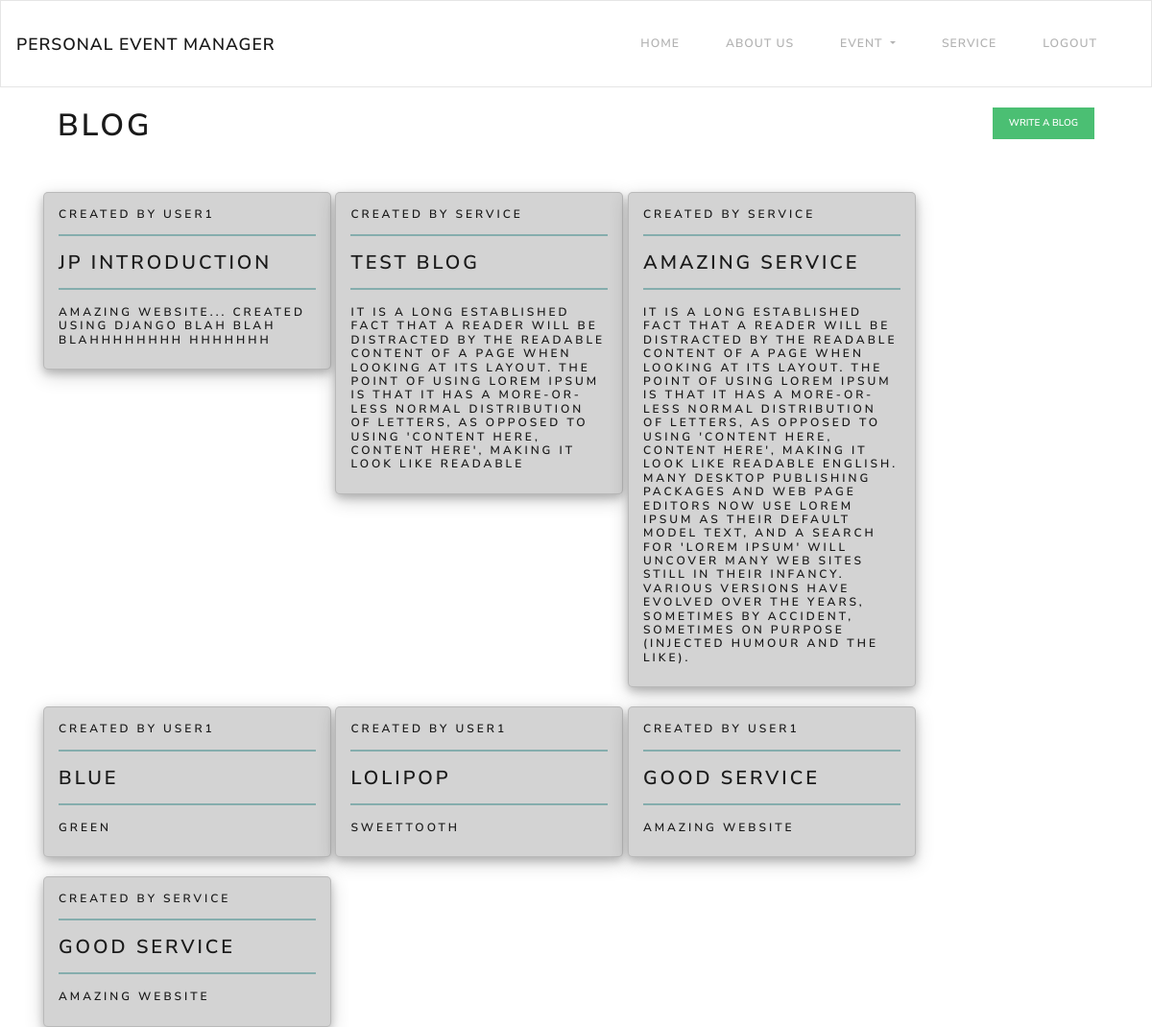
The app's page /blog/33/ (signed in) with its own data.
### event/models.py (models this page shows, shortened)
class MicroBlog(models.Model):
    user=models.ForeignKey(User,on_delete=models.CASCADE)
    blog_title=models.CharField(max_length=20)
    blog_content=models.TextField()

### event/views.py (the view)
# urls.py: 2. Add a URL to urlpatterns:  path('blog/', include('blog.urls'))
def blog(request,userid):
    if request.user.is_authenticated:
        user = request.user
        userdetail = user.userdetail
        blog = MicroBlog.objects.order_by('-id')
        return render(request,"blog.html", {"userinfo":user, "userdetail":userdetail , "blog":blog})
    else:
        return render(request,"login.html")

### event/templates/blog.html (shortened to what this page needs)
{% extends 'base.html' %}{% block body %}
<div class="container">
    <br>
    <div class="container" style="display: flex;justify-content: space-between">
        <h1>Blog</h1>
        <a href="/createblog/{{userinfo.id}}/"><button class="btn btn-sm btn-success">Write a Blog</button></a>
    </div>
    <br>
    {% for blogs in blog %}
    <div style="display: inline-flex; justify-content: space-between">
        <div class="card">
            <div class="cardtitle">
                <h6>Created by {{blogs.user}}</h6>
            </div>
            <hr>
            <div class="cardtitle">
                <h4> {{blogs.blog_title}}</h4>
            </div>
            <hr>
            <div class="cardcontent">
                <h6>{{blogs.blog_content}}</h6>
            </div>
        </div>
    </div>
    {% endfor %}
</div>
{% endblock %}

### event/templates/base.html (shortened to what this page needs)
<!DOCTYPE html>
<html lang="en">
<head>
    <link rel="stylesheet" href="https://bootswatch.com/4/lux/bootstrap.min.css">
</head>
<body>
    <nav class="navbar navbar-expand-lg navbar-light bg-light">
        {% if userinfo.is_authenticated %}
        <a class="navbar-brand" href="/home/{{userinfo.id}}/">Personal Event Manager</a>
        {% else %}
        <a class="navbar-brand" href="/login/">Personal Event Manager</a>
        {% endif %}
        <div class="collapse navbar-collapse" id="navbarNavAltMarkup">
            <div class="navbar-nav" style="margin-left: auto">
                {% if userinfo.is_authenticated %}
                <a class="nav-item nav-link" href="/home/{{userinfo.id}}/">Home</a>
                <a class="nav-item nav-link" href="/aboutus/{{userinfo.id}}/">About Us</a>
                <li class="nav-item dropdown">
                    <a class="nav-link dropdown-toggle" href="#" id="navbarDropdown" role="button"
                        data-toggle="dropdown" aria-haspopup="true" aria-expanded="false">
                        Event
                    </a>
                        {% endif %}
                </li>
                {% if user.is_authenticated %}
                <a class="nav-item nav-link" href="/account/{{userinfo.id}}/">{{userinfo.username}}</a>
                <a class="nav-item nav-link" href="/logout/">Logout</a>
                {% else %}
                <a class="nav-item nav-link" href="/login/">LogIn</a>
                <a class="nav-item nav-link" href="/signup/">SignUp</a>
                {% endif %}
            </div>
        </div>
    </nav>
    {% block body %}{% endblock %}
</body>
</html>

### event/templates/base.html (style rules this page uses)
hr { border: solid 0.2px #85adad; margin-top: 6px; }

### event/templates/blog.html (style rules this page uses)
.card { max-height: 100%; width: 300px; background: lightgrey; margin-top: 20px; border-radius: 5px; padding: 15px; box-shadow: 0 4px 8px 0 rgba(0, 0, 0, 0.2), 0 6px 20px 0 rgba(0, 0, 0, 0.19); }

### records on screen
MicroBlog: user "USER1", blog_title "JP INTRODUCTION", blog_content "AMAZING WEBSITE... CREATED USING DJANGO BLAH BLAH BLAHHHHHHHH HHHHHHH"
MicroBlog: user "SERVICE", blog_title "TEST BLOG", blog_content "IT IS A LONG ESTABLISHED FACT THAT A READER WILL BE DISTRACTED BY THE READABLE CONTENT OF A PAGE WHEN LOOKING AT ITS LAYOUT. THE POINT OF USING LOREM IPSUM IS THAT IT HAS A MORE-OR-LESS NORMAL DISTRIBUTION OF LETTERS, AS OPPOSED TO USING 'CONTENT HERE, CONTENT HERE', MAKING IT LOOK LIKE READABLE"
MicroBlog: user "SERVICE", blog_title "AMAZING SERVICE", blog_content "IT IS A LONG ESTABLISHED FACT THAT A READER WILL BE DISTRACTED BY THE READABLE CONTENT OF A PAGE WHEN LOOKING AT ITS LAYOUT. THE POINT OF USING LOREM IPSUM IS THAT IT HAS A MORE-OR-LESS NORMAL DISTRIBUTION OF LETTERS, AS OPPOSED TO USING 'CONTENT HERE, CONTENT HERE', MAKING IT LOOK LIKE READABLE ENGLISH. MANY DESKTOP PUBLISHING PACKAGES AND WEB PAGE EDITORS NOW USE LOREM IPSUM AS THEIR DEFAULT MODEL TEXT, AND A SEARCH FOR 'LOREM IPSUM' WILL UNCOVER MANY WEB SITES STILL IN THEIR INFANCY. VARIOUS VERSIONS HAVE EVOLVED OVER THE YEARS, SOMETIMES BY ACCIDENT, SOMETIMES ON PURPOSE (INJECTED HUMOUR AND THE LIKE)."
MicroBlog: user "USER1", blog_title "BLUE", blog_content "GREEN"
MicroBlog: user "USER1", blog_title "LOLIPOP", blog_content "SWEETTOOTH"
MicroBlog: user "USER1", blog_title "GOOD SERVICE", blog_content "AMAZING WEBSITE"
MicroBlog: user "SERVICE", blog_title "GOOD SERVICE", blog_content "AMAZING WEBSITE"

### other values on screen
{{ userinfo.username }} "SERVICE"
